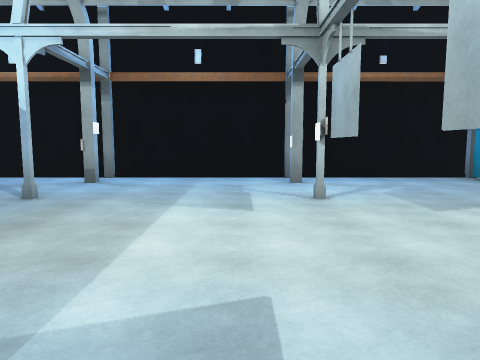
[1] (above)

13 first-person views from a walk through a Unity game level. The camera is 1.5 m above the floor, tilts 6° down and sees 70° across. The floor is counted in squares, 2 m on a side. Each view is taken from the middle of a square. On the plan, view 1 faces up. The plan holds only what a view shows up to about 11 squares ahead; the rest is blank. The place goes on beyond the plan. The player character is not drawn. Some animated figures are left out. Some surface patterns are stand-ins.

[2]
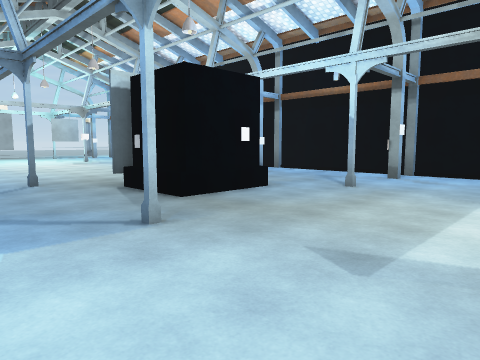

[3]
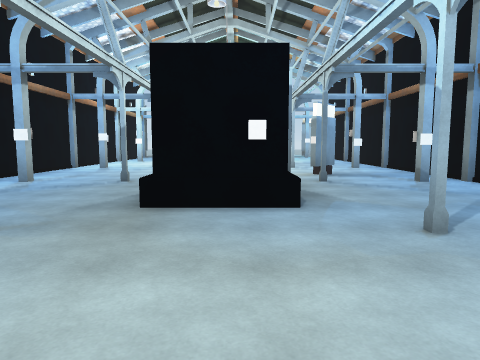

[4]
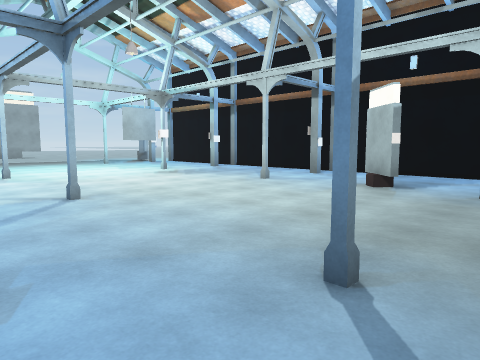

[5]
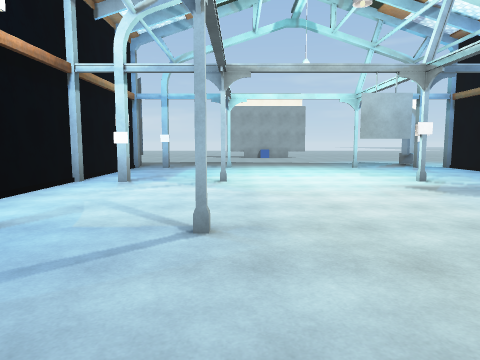

[6]
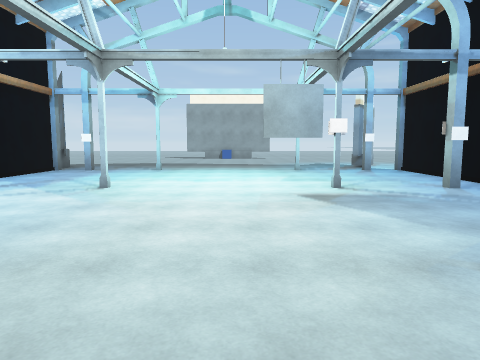

[7]
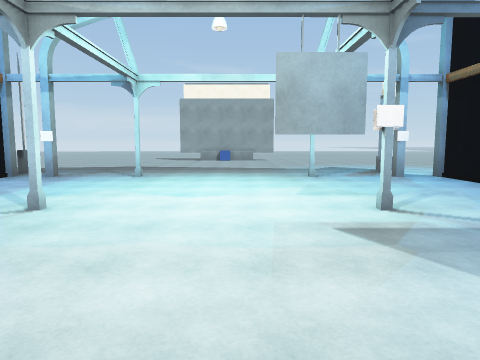

[8]
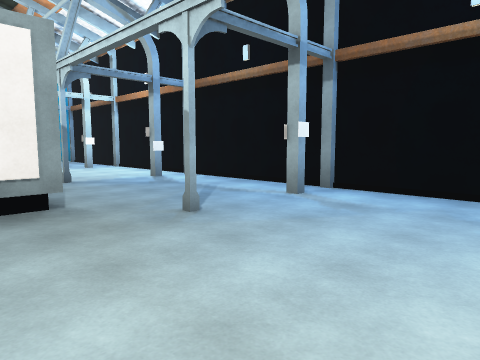

[9]
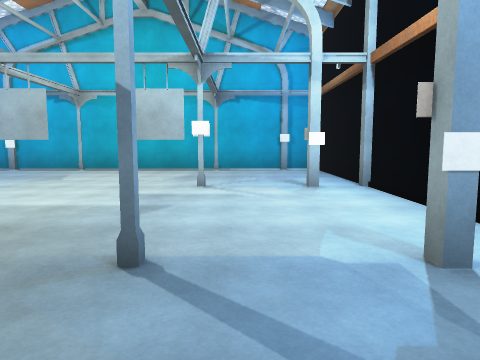

[10]
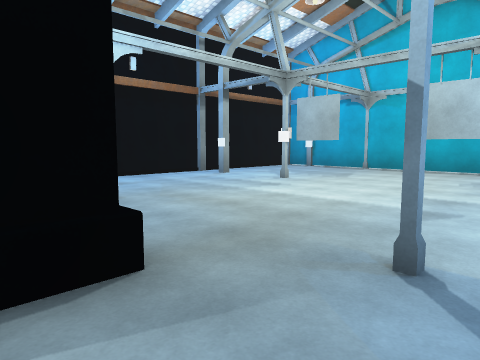

[11]
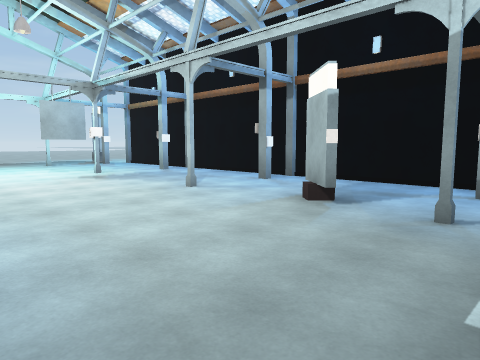

[12]
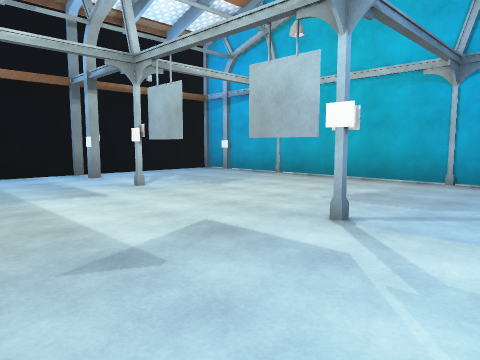

[13]
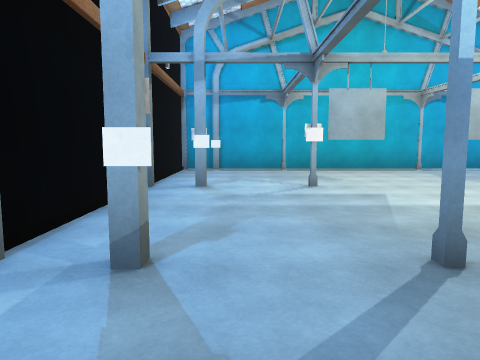

### Floor plan
Key: @ floor where view 1 was taken; # wall or solid block; . floor; O other object.
Columns run from 20 left of view 1 to 5 right of it. Each row starts with its distance up from view 1.
  8 .#########################
  7 O#...............O.......#
  6 .........................#
  5 .#...#...#.OO....#.......#
  4 ..............O......#...#
  3 ..............OOO........#
  2 ..............OOO........#
  1 .#...#...#...#...#...#...#
  0 ....................@....#
 -1 .........................#
 -2 O#########################
 -3 O

Positions as (right, up) in squares from view 1, and headings:
1: (0, 0), facing up
2: (0, -1), facing up-left
3: (0, 3), facing left
4: (-6, -1), facing up-left
5: (-8, 1), facing left
6: (-9, 3), facing left
7: (-11, 3), facing left
8: (-10, 3), facing down-right
9: (-5, 0), facing right
10: (-5, 0), facing up-right
11: (-6, 1), facing up-left
12: (-2, -1), facing up-right
13: (-5, 6), facing right
